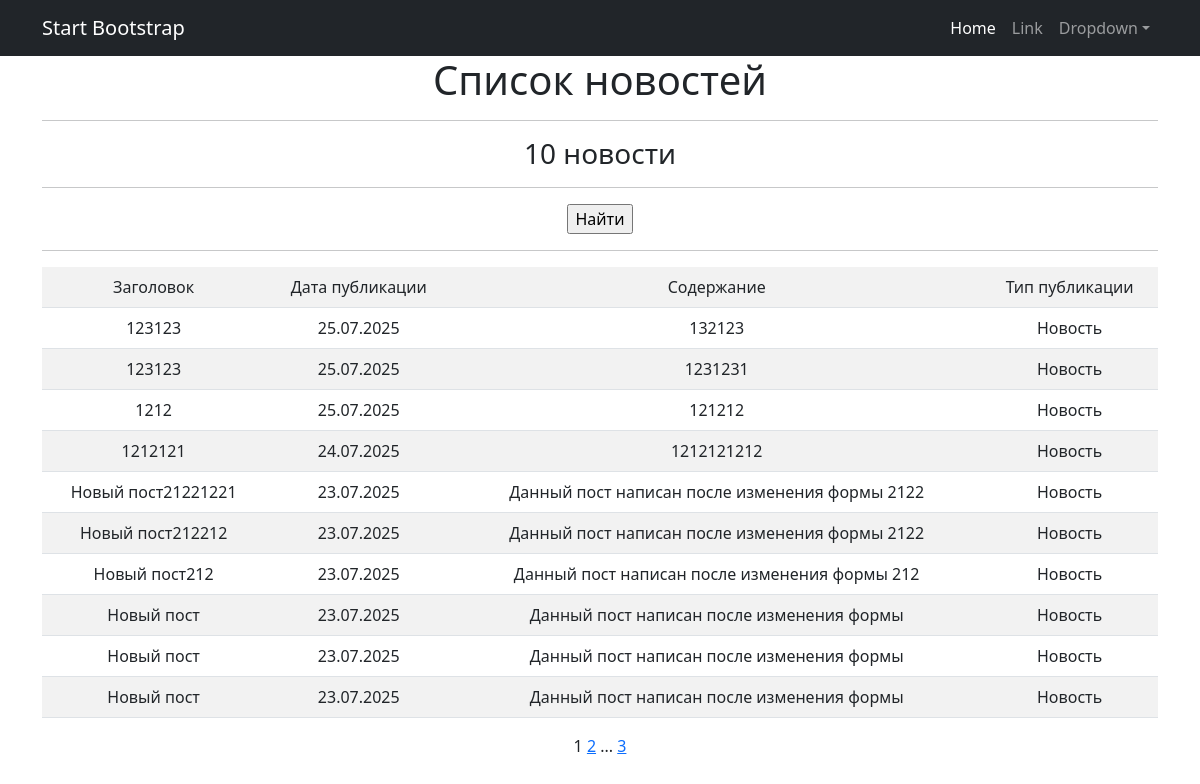
Page /news/ on the committed database.
### news/models.py (models this page shows, shortened)
class Post(models.Model):
    ARTICLE = 'AR'
    NEWS = 'NW'
    POST_TYPES = [
        (ARTICLE, 'Статья'),
        (NEWS, 'Новость')
    ]
    author = models.ForeignKey(Author, on_delete=models.CASCADE)
    date_created = models.DateTimeField(auto_now_add=True)
    category = models.ManyToManyField(Category, through='PostCategory')
    title = models.CharField(max_length=255, null=False)
    content = models.TextField(max_length=1000)
    rating = models.IntegerField(default=0)
    type_post = models.CharField(choices=POST_TYPES, default=ARTICLE)

### news/views.py (the view)
# urls.py: path('', NewsList.as_view(), name='news_list'),
class NewsList(ListView):
    model = Post
    template_name = 'news_list.html'
    ordering = '-date_created'
    context_object_name = 'news'
    paginate_by = 10

### news/templatetags/custom_filters.py (called while the page is built)
@register.filter()
def censor(value:str):
    if not isinstance(value, str):
        return str(value)
    res = []
    words = re.findall(r'(\w+|\s+|\W+)', value)
    for word in words:
        if word.strip().lower() in UNWANTED_WORDS:
            res.append('*'*len(word))
        else:
            res.append(word)
    return ''.join(res)

### news/templatetags/custom_tags.py (called while the page is built)
@register.simple_tag(takes_context=True)
def url_replace(context, **kwargs):
    d = context['request'].GET.copy()
    for k, v in kwargs.items():
        d[k] = v
    return d.urlencode()

### templates/news_list.html (shortened to what this page needs)
{% extends 'flatpages/default.html' %}
{% load custom_filters %}
{% load custom_tags %}
{% block content %}
    <h1>Список новостей</h1>
        <hr>
    {% if news %}
        <h3>{{ news|length }} новости</h3>
            <hr>
                <form action="" method="get">
               <input type="submit" value="Найти" />
                </form>
            <hr>
	    <table class="table table-striped">
        <tr>
            <td>Заголовок</td>
            <td>Дата публикации</td>
            <td>Содержание</td>
            <td>Тип публикации</td>
        </tr>
            {% for new in news %}
        <tr>
            <td>{{ new.title|censor }}</td>
            <td>{{ new.date_created|date:"d.m.Y" }}</td>
            <td>{{ new.content|truncatewords:20|censor }}</td>
            <td>{{ new.get_type_post_display }}</td>
        </tr>
        {% endfor %}
        </table>
    {% else %}
        <h2>Новостей нет</h2>
    {% endif %}
   {{ page_obj.number }}
   {% if page_obj.has_next %}
       <a href="?{% url_replace page=page_obj.next_page_number %}">{{ page_obj.next_page_number }}</a>
       {% if paginator.num_pages != page_obj.next_page_number %}
           ...
           <a href="?{% url_replace page=page_obj.paginator.num_pages %}">{{ page_obj.paginator.num_pages }}</a>
       {% endif %}
   {% endif %}
{% endblock content %}

### rows in the picture
Post: title|censor "123123", date_created "25.07.2025", content|censor "132123", type_post "Новость"
Post: title|censor "123123", date_created "25.07.2025", content|censor "1231231", type_post "Новость"
Post: title|censor "1212", date_created "25.07.2025", content|censor "121212", type_post "Новость"
Post: title|censor "1212121", date_created "24.07.2025", content|censor "1212121212", type_post "Новость"
Post: title|censor "Новый пост21221221", date_created "23.07.2025", content|censor "Данный пост написан после изменения формы 2122", type_post "Новость"
Post: title|censor "Новый пост212212", date_created "23.07.2025", content|censor "Данный пост написан после изменения формы 2122", type_post "Новость"
Post: title|censor "Новый пост212", date_created "23.07.2025", content|censor "Данный пост написан после изменения формы 212", type_post "Новость"
Post: title|censor "Новый пост", date_created "23.07.2025", content|censor "Данный пост написан после изменения формы", type_post "Новость"
Post: title|censor "Новый пост", date_created "23.07.2025", content|censor "Данный пост написан после изменения формы", type_post "Новость"
Post: title|censor "Новый пост", date_created "23.07.2025", content|censor "Данный пост написан после изменения формы", type_post "Новость"

### other values in the picture
{{ news|length }} "10"
{{ page_obj.number }} "1"
{{ page_obj.next_page_number }} "2"
{{ page_obj.paginator.num_pages }} "3"
